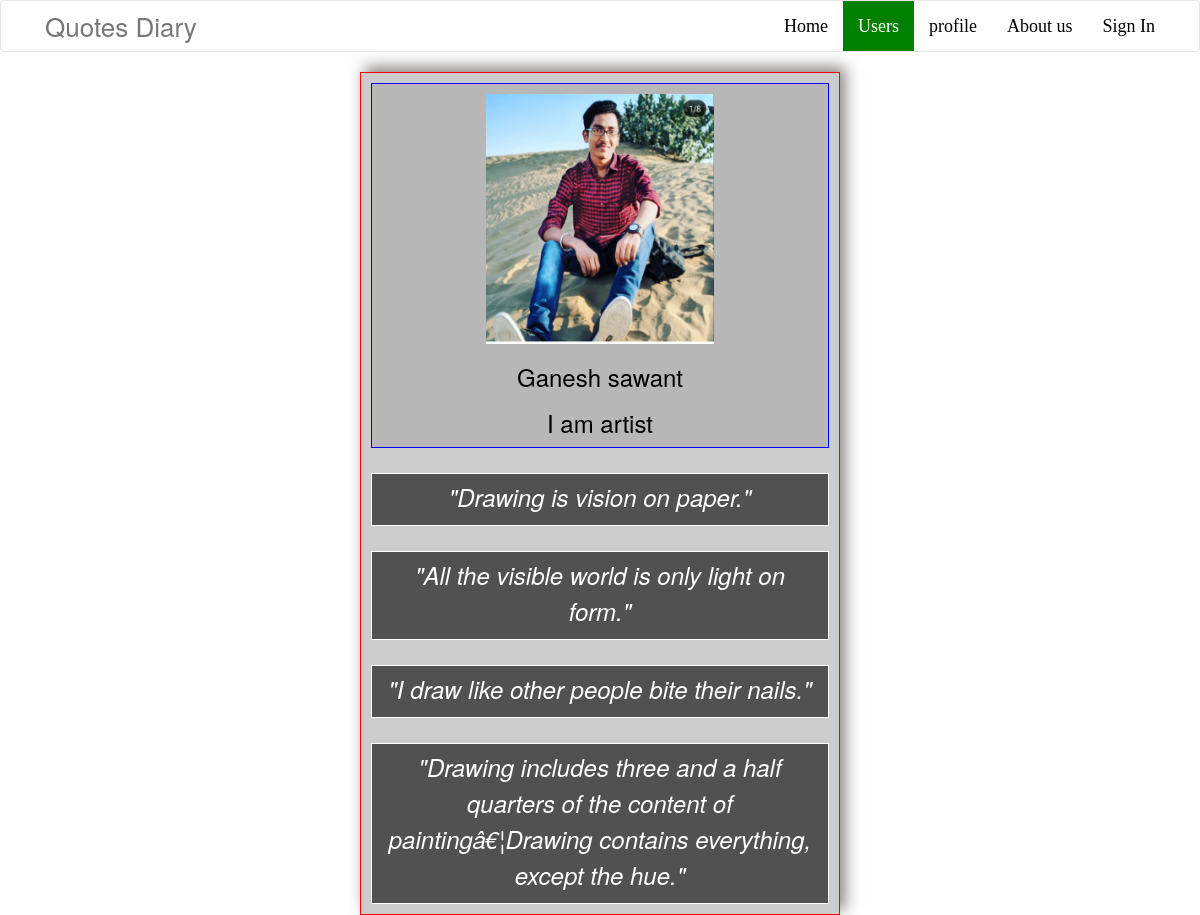
The page /user.php?user_name=ganesh_sawant on the database its author committed.
### tables this page shows
CREATE TABLE IF NOT EXISTS `users` (
  `id` int(11) NOT NULL AUTO_INCREMENT,
  `name` varchar(255) NOT NULL,
  `email` varchar(255) NOT NULL,
  `pwd` varchar(255) NOT NULL,
  `tag_line` varchar(255) NOT NULL,
  `profile_img` varchar(255) NOT NULL,
  `user_name` varchar(255) NOT NULL,
  `status` int(11) NOT NULL,
  PRIMARY KEY (`id`)
);

CREATE TABLE IF NOT EXISTS `posts` (
  `id` int(11) NOT NULL AUTO_INCREMENT,
  `user_name` varchar(255) NOT NULL,
  `name` varchar(255) NOT NULL,
  `msg` varchar(255) NOT NULL,
  `status` int(255) NOT NULL,
  `likes` int(255) NOT NULL,
  PRIMARY KEY (`id`)
);

### user.php (the view, shortened to what this page needs)
<?php
    include 'connection.php';
   $get_username = $_GET['user_name'];
?>
<!DOCTYPE html>
<html lang="en">
<head>
    <link rel="stylesheet" href="assests/css/custom1.css">
    <link rel="stylesheet" href="https://cdnjs.cloudflare.com/ajax/libs/font-awesome/4.7.0/css/font-awesome.min.css">
    <link rel="stylesheet" href="https://maxcdn.bootstrapcdn.com/bootstrap/3.4.1/css/bootstrap.min.css">
    <link rel="stylesheet" href="https://stackpath.bootstrapcdn.com/font-awesome/4.7.0/css/font-awesome.min.css">
</head>
<body>
    <section id="menu-area">
        <nav class="navbar navbar-default" role="navigation">
            <div class="container">
                <div class="row">
                    <div class="col-lg-12">
                        <div class="navbar-header">
                            <a class="navbar-brand" href="index.php">Quotes Diary</a>
                        </div>
                        <div id="navbar" class="navbar-collapse collapse">
                            <ul id="top-menu" class="nav navbar-nav  navbar-right main-nav non-radius-menu">
                                <li><a href="index.php">Home</a></li>
                                <li><a href="users.php" class="active">Users</a></li>
                                <li> <a href="profile.php">profile</a> </li>
                                <li><a href="about-us.php">About us</a></li>
                                <li><a href="sign-in.php">Sign In</a></li>
                            </ul>
                        </div>
                    </div>
                </div>
            </div>
        </nav>
    </section>
    <div class="profile-display">
        <div class="containers">
            <div class="display-area">
                <?php
                    $select_user = "
                        SELECT * FROM users
                        WHERE user_name ='$get_username';
                    ";
                    $result_select_user = mysqli_query($connection,$select_user);
                    $output_profile = '<div class="profile">';
                    if(mysqli_num_rows($result_select_user) > 0){
                        while($row = mysqli_fetch_array($result_select_user)){
                            $output_profile .= '
                                <div class="img-container">
                                    <img src="upload-images/'.$row["profile_img"].'" alt="">
                                </div>
                                <div class="text-container text-center">
                                    <h3>'.$row["name"].'</h3>
                                    <h3>'.$row["tag_line"].'</h3>
                                </div>
                            ';
                        }
                        $output_profile .= '</div>';
                        echo $output_profile;
                    }
                ?>
                <div class="display-posts">
                    <?php
                        $select_posts = "
                            SELECT * FROM posts
                            WHERE user_name='$get_username'
                            ORDER BY id DESC;
                        ";
                        $result_posts = mysqli_query($connection,$select_posts);
                        $result_posts_num = mysqli_num_rows($result_posts);
                        $output = '';
                        if($result_posts_num > 0){
                            while($row = mysqli_fetch_array($result_posts)){
                                $output .= '
                                    <div class="post-card">
                                        <div class="quotes">
                                            <h3><i>"'.$row['msg'].'"</i></h3>
                                        </div>
                                    </div>
                                ';
                            }
                            echo $output;
                        }
                    ?>
                </div>
            </div>
            </div>
        </div>
</body>
</html>

### assests/css/custom1.css (style rules this page uses)
:root { --menu-bg: #fff; --navbar-color: #fff; --navbar-bg: #000; --navbar-hover-bg: green; --navigation-bottom-border: green; --active-nav-item-color: #fff; --background-color: rgba(255,255,255,1); --first-layer: #ccc; --second-layer: rgba(0,0,0,0.6); }
body { margin: 0; }
#menu-area, .navbar-default { background: var(--menu-bg) !important; margin-bottom: 0px; }
.navbar-default { border-bottom: 2px solid var(--navigation-bottom-border); }
.navbar-brand { font-size: 26px !important; margin: 0px !important; }
.non-radius-menu li a { font-size: 18px !important; color: black !important; font-family: Georgia, 'Times New Roman', Times, serif; transition: 0.8s; }
.non-radius-menu li .active { background-color: var(--navbar-hover-bg) !important; color: var(--active-nav-item-color) !important; }
.img-container { width: 100%; height: 250px; }
.img-container > img { height: 100%; width: 100%; }
.profile-display { width: 100%; background-color: var(--background-color); margin: 0px !important; }
.profile-display > .containers > .display-area { width: 40%; margin: auto; background-color: var(--first-layer); color: #fff; padding: 10px; border: 1px solid red; box-shadow: 5px -5px 15px rgba(134, 126, 126, 1); }
.display-area > .profile { border: 1px solid blue; padding-top: 10px; background-color: rgba(0,0,0,0.1); }
.display-area > .profile > .img-container, .display-area > .profile > .text-container, .display-area > .img-container, .display-area > .text-container { width: 50%; margin: auto; color: #000; }
.display-area > .display-posts > .post-card { height: 100%; border: 1px solid black; align-items: center; vertical-align: middle !important; margin-top: 25px; padding: 0px 10px; border: 1px solid #fff; background-color: var(--second-layer); }
.display-area > .display-posts > .post-card > .quotes { text-align: center; align-items: center; height: 80%; vertical-align: middle !important; }
.quotes > h3 { margin-top: 5px !important; text-align: center; height: 100%; line-height: 1.5; display: inline-block; vertical-align: middle !important; }

### rows shown on the page
users: profile_img (picture), name "Ganesh sawant", tag_line "I am artist"
posts: msg "Drawing is vision on paper."
posts: msg "All the visible world is only light on form."
posts: msg "I draw like other people bite their nails."
posts: msg "Drawing includes three and a half quarters of the content of paintingâ€¦Drawing contains everything, except the hue."
